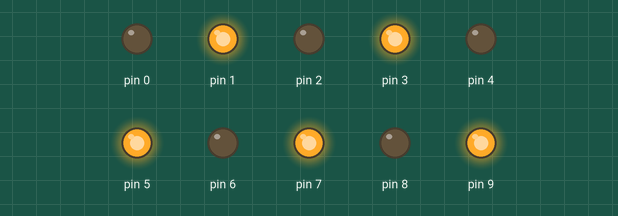
A sketch run on a simulated Arduino Uno, built with avr-gcc and run on an emulated ATmega328P. On the bench: output pins drawn as LEDs (lit = HIGH).

Above: at 0.5 s.
At 1.5 s:
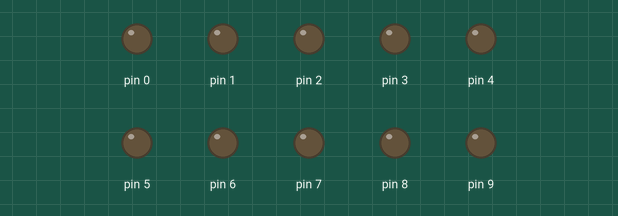
At 5.5 s:
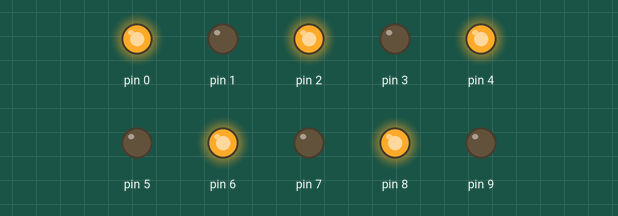
Timing chart, 0 to 6.9 s (numbered marks = the images above):
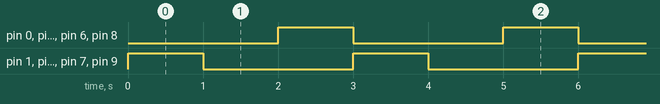

The sketch:

seatwork_1.ino
```cpp
int led = 10;

void setup() {
  // put your setup code here, to run once:
pinMode(0,OUTPUT);
pinMode(1,OUTPUT);
pinMode(2,OUTPUT);
pinMode(3,OUTPUT);
pinMode(4,OUTPUT);
pinMode(5,OUTPUT);
pinMode(6,OUTPUT);
pinMode(7,OUTPUT);
pinMode(8,OUTPUT);
pinMode(9,OUTPUT);
}

void loop() {
for(int i = 0; i < led; i++)
{
   digitalWrite(1, HIGH);
    digitalWrite(3, HIGH);
    digitalWrite(5, HIGH);
    digitalWrite(7, HIGH);
    digitalWrite(9, HIGH);
    delay(1000);
    digitalWrite(1, LOW);
    digitalWrite(3, LOW);
    digitalWrite(5, LOW);
    digitalWrite(7, LOW);
    digitalWrite(9, LOW);

  delay(1000);

     digitalWrite(0, HIGH);
     digitalWrite(2, HIGH);
     digitalWrite(4, HIGH);
     digitalWrite(6, HIGH);
     digitalWrite(8, HIGH);
     delay(1000);
     digitalWrite(0, LOW);
     digitalWrite(2, LOW);
     digitalWrite(4, LOW);
     digitalWrite(6, LOW);
     digitalWrite(8, LOW);
}
}
```

Measured:
- by itself, pin 0–9: alternates HIGH for 1.0 s and LOW for 2.0 s
- by itself, everything shown: repeats every 30.0 s, in 31 steps
